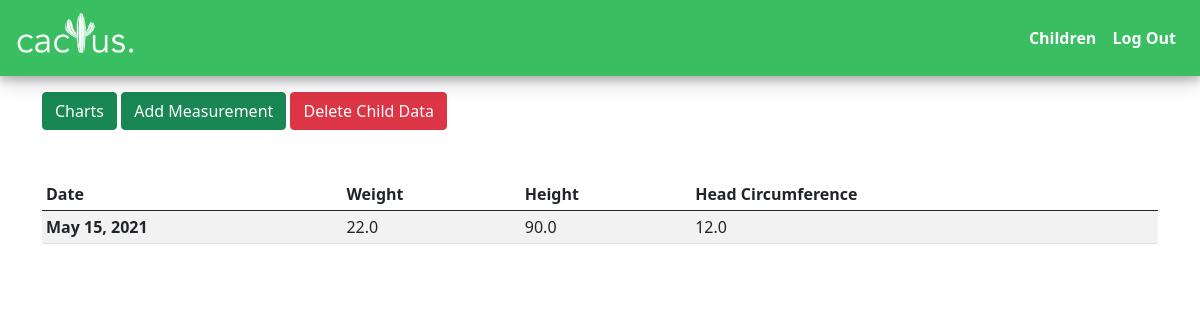
The page /kid/13 (signed in) on the database as committed earlier.
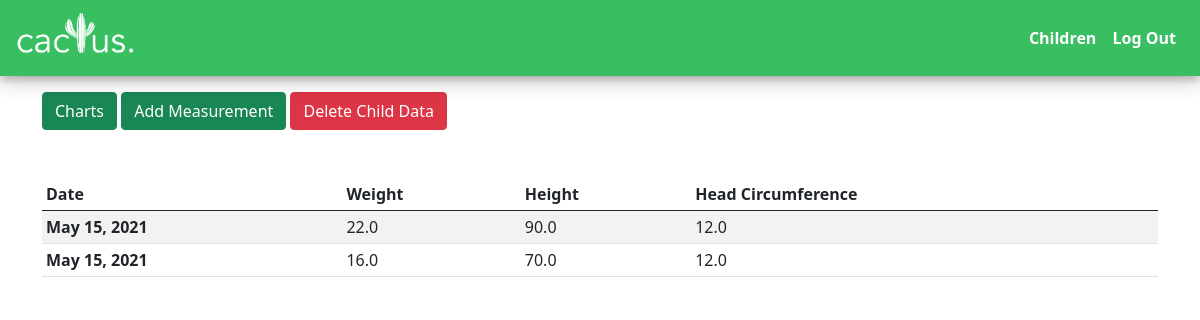
The same page on the database as committed later.
### cactusApp/models.py (models this page shows, shortened)
class Measurement(models.Model):
    weight = models.FloatField()
    height = models.FloatField()
    age = models.FloatField()
    bmi = models.FloatField()
    head_circumference = models.FloatField(blank=True)
    date = models.DateField()
    child = models.ForeignKey(Child, on_delete=models.CASCADE)

### cactusApp/views.py (the view)
# urls.py: path("kid/<int:kid_id>", views.kid_view, name='kid'),
def kid_view(request, kid_id):
    if not request.user.is_authenticated:
        return HttpResponseRedirect(reverse("home"))
    kids = Child.objects.get(pk=kid_id)
    kid_measure = Measurement.objects.filter(child=kids)
    measure_found = 0
    if kid_measure:
        measure_found = 1
    context = {
        'kid_id': kid_id,
        'measure_found': measure_found,
        'measurements': kid_measure,
    }
    return render(request, 'cactusApp/child_info.html', context)

### cactusApp/templates/cactusApp/child_info.html (shortened to what this page needs)
{% extends "cactusApp/base.html" %}
{% load static %}
{% block body %}
<div class="container">
    <div class="mt-3">
        <a href="{% url 'charts' kid_id %}" class="btn btn-success">Charts</a>
        <a href="#" class="btn btn-success" id="add">Add Measurement</a>
        <a href="#" id="delete_child" class="btn btn-danger">Delete Child Data</a>
    </div>
    <table class="table table-striped table-sm mt-5" id="measure-table">
  <thead>
    <tr>
      <th scope="col">Date</th>
      <th scope="col">Weight</th>
      <th scope="col">Height</th>
      <th scope="col">Head Circumference</th>
    </tr>
  </thead>
  <tbody>
    {% for measure in measurements %}
    <tr>
      <th scope="row">{{ measure.date }}</th>
      <td>{{ measure.weight }}</td>
      <td>{{ measure.height }}</td>
      <td>{{ measure.head_circumference }}</td>
    </tr>
    {% endfor %}
  </tbody>
</table>
</div>
{% endblock %}

Rows that differ between the two databases and show on the page:
added Measurement: date "May 15, 2021", weight "16.0", height "70.0", head_circumference "12.0"
